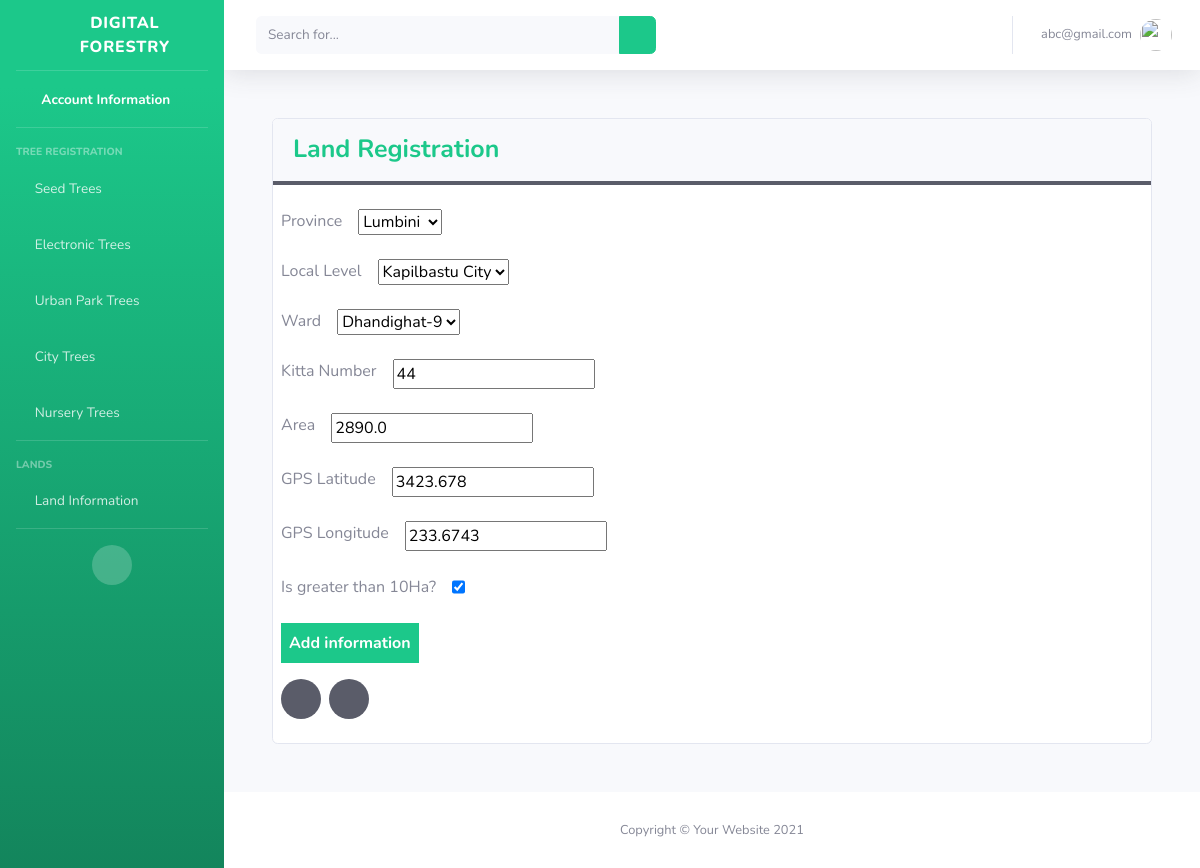
The app's page /home/land-information/edit/3 (signed in), older data.
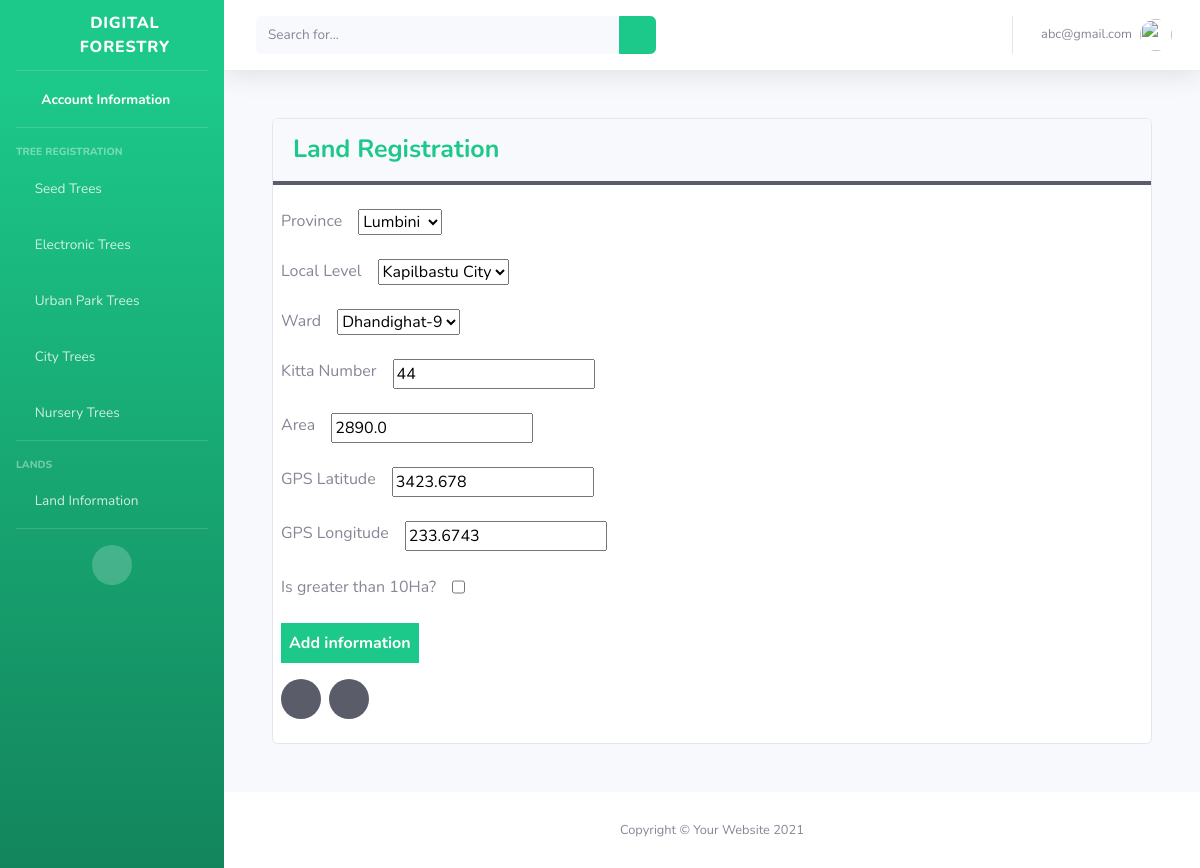
The same page, newer data.
### main/models.py (models this page shows)
class LandInformation(models.Model):
    user = models.ForeignKey(CustomUser, on_delete=models.CASCADE)
    province = models.ForeignKey(Province,on_delete=models.CASCADE)
    local_level = models.ForeignKey(LocalLevel, on_delete=models.CASCADE)
    ward = models.ForeignKey(Ward, on_delete=models.CASCADE)
    kitta_number = models.CharField(max_length=200)
    area = models.FloatField()
    gps_longitude = models.FloatField()
    gps_latitude = models.FloatField()
    is_greater_than_10Ha = models.BooleanField(default=False)

### main/views.py (the view)
# urls.py: path('home/land-information/edit/<int:land_information_id>', views.land_information_edit, name="land_information_edit"),
@login_required(login_url="/")
def land_information_edit(request, land_information_id):
    try:
        land_information_instance = get_object_or_404(LandInformation, pk=land_information_id)
        if request.method == "POST":
            form = LandInformationForm(request.POST, instance=land_information_instance)
            if form.is_valid():
                form.save()
                return redirect("main:land_information")
        form = LandInformationForm(instance=land_information_instance)
        return render(request, 'main/landinfoform.html', {"form":form})
    except Exception as e:
        print(e)
        return render(request, "main/landinfo.html", {})

### main/custom_auth_backend.py (called while the page is built)
    def get_user(self, user_id):
        try:
            return CustomUser.objects.get(pk=user_id)
        except CustomUser.DoesNotExist:
            return None

### main/models.py (called while the page is built)
    def __str__(self):
        return self.name

    def __str__(self):
        return self.name

    def __str__(self):
        return self.name

### main/templates/main/landinfoform.html (shortened to what this page needs)
{% extends "signups/base.html" %}
{% load static %}
  {% block content %}
  <body>
    <div class="card m-5">
      <div class="card-header font-weight-bold text-success border-bottom-dark">
        Land Registration
      </div>
      <div class="content p-2">
        <form
          method="POST"
          id="landForm"
          local-level-data-url="{% url 'main:ajax_load_local_level' %}"
          ward-data-url="{% url 'main:ajax_load_ward' %}"
        >
          <div class="mt-3">
            <div class="input-box d-flex mb-4">
              <span class="mr-3">Province</span>
              {{ form.province }}
            </div>
            <div class="input-box d-flex mb-4">
              <span class="mr-3">Local Level</span>
              {{ form.local_level }}
            </div>
            <div class="input-box d-flex mb-4">
              <span class="mr-3">Ward</span>
              {{ form.ward }}
            </div>
            <div class="input-box d-flex mb-4">
              <span class="mr-3">Kitta Number</span>
              {{ form.kitta_number }}
            </div>
            <div class="input-box d-flex mb-4">
              <span class="mr-3">Area</span>
              {{ form.area }}
            </div>
            <div class="input-box d-flex mb-4">
              <span class="mr-3">GPS Latitude</span>
              {{ form.gps_latitude }}
            </div>
            <div class="input-box d-flex mb-4">
              <span class="mr-3">GPS Longitude</span>
              {{ form.gps_longitude }}
            </div>
            <div class="input-box d-flex mb-4">
              <span class="mr-3">Is greater than 10Ha?</span>
              {{ form.is_greater_than_10Ha }}
            </div>
          </div>
          <div class="mb-3">
            <input
              type="submit"
              value="Add information"
              class="btn-success border-0 p-2 font-weight-bold"
            />
          </div>
          <div class="d-flex">
            <p> <a href="{%url 'main:land_information'%}" class="text-dark btn-dark btn-circle  text-gray-100 mr-2"><i class="fa fa-chevron-left"></i></a></p>
            <p> <a href="{%url 'main:home'%}" class="text-dark btn-dark btn-circle  text-gray-100"><i class="fa fa-home"></i></a></p>
          </div>
        </form>
      </div>
    </div>
  </body>
  {% endblock %}

Row changes from the older to the newer data that the page shows:
changed LandInformation "Lumbini": is_greater_than_10Ha "☑" → "☐"
